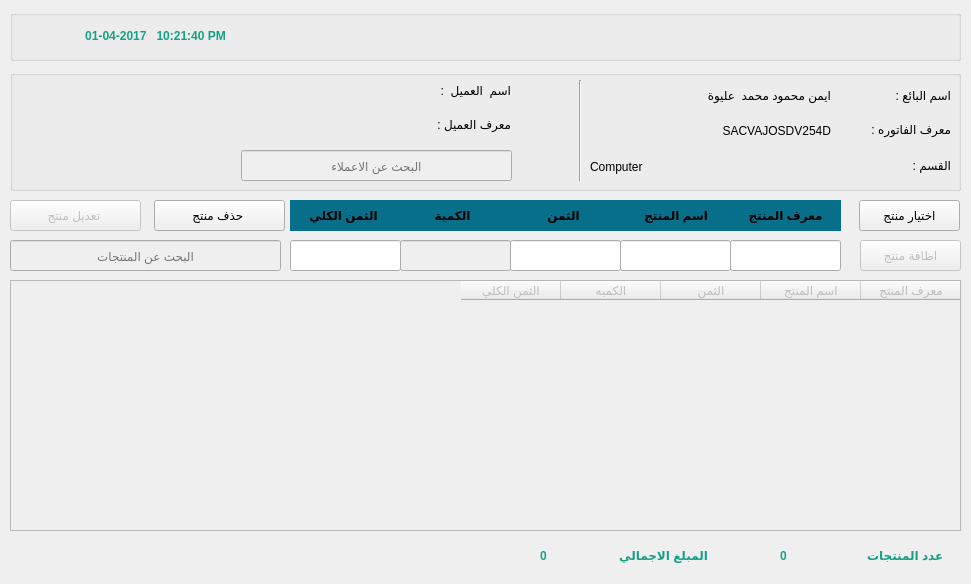
<?xml version="1.0" encoding="UTF-8"?>
<ui version="4.0">
 <class>sales</class>
 <widget class="QWidget" name="sales">
  <property name="geometry">
   <rect>
    <x>0</x>
    <y>0</y>
    <width>971</width>
    <height>584</height>
   </rect>
  </property>
  <property name="windowTitle">
   <string>ادارة المبيعات</string>
  </property>
  <property name="windowIcon">
   <iconset resource="../pathIcon.qrc">
    <normaloff>:/images/SalesAdministration.png</normaloff>:/images/SalesAdministration.png</iconset>
  </property>
  <property name="layoutDirection">
   <enum>Qt::RightToLeft</enum>
  </property>
  <property name="styleSheet">
   <string notr="true"/>
  </property>
  <property name="locale">
   <locale language="Arabic" country="SaudiArabia"/>
  </property>
  <widget class="QGroupBox" name="groupBox">
   <property name="geometry">
    <rect>
     <x>10</x>
     <y>10</y>
     <width>951</width>
     <height>51</height>
    </rect>
   </property>
   <property name="title">
    <string/>
   </property>
   <widget class="QLabel" name="labAddSales">
    <property name="geometry">
     <rect>
      <x>900</x>
      <y>10</y>
      <width>46</width>
      <height>31</height>
     </rect>
    </property>
    <property name="toolTip">
     <string>اظافة بيعه جديده</string>
    </property>
    <property name="text">
     <string/>
    </property>
    <property name="pixmap">
     <pixmap resource="../pathIcon.qrc">:/images/addSales.png</pixmap>
    </property>
    <property name="scaledContents">
     <bool>true</bool>
    </property>
   </widget>
   <widget class="QLabel" name="labSave">
    <property name="enabled">
     <bool>false</bool>
    </property>
    <property name="geometry">
     <rect>
      <x>844</x>
      <y>10</y>
      <width>46</width>
      <height>31</height>
     </rect>
    </property>
    <property name="toolTip">
     <string>حفظ البيعه</string>
    </property>
    <property name="text">
     <string/>
    </property>
    <property name="pixmap">
     <pixmap resource="../pathIcon.qrc">:/images/save.png</pixmap>
    </property>
    <property name="scaledContents">
     <bool>true</bool>
    </property>
   </widget>
   <widget class="QLabel" name="labPrint">
    <property name="enabled">
     <bool>false</bool>
    </property>
    <property name="geometry">
     <rect>
      <x>780</x>
      <y>10</y>
      <width>46</width>
      <height>31</height>
     </rect>
    </property>
    <property name="toolTip">
     <string>طباعة اتلفاتوره</string>
    </property>
    <property name="text">
     <string/>
    </property>
    <property name="pixmap">
     <pixmap resource="../pathIcon.qrc">:/images/printer.png</pixmap>
    </property>
    <property name="scaledContents">
     <bool>true</bool>
    </property>
   </widget>
   <widget class="QLabel" name="labCalc">
    <property name="geometry">
     <rect>
      <x>720</x>
      <y>10</y>
      <width>46</width>
      <height>31</height>
     </rect>
    </property>
    <property name="toolTip">
     <string>اله حاسبة</string>
    </property>
    <property name="text">
     <string/>
    </property>
    <property name="pixmap">
     <pixmap resource="../pathIcon.qrc">:/images/calculator.png</pixmap>
    </property>
    <property name="scaledContents">
     <bool>true</bool>
    </property>
   </widget>
  </widget>
  <widget class="QGroupBox" name="groupBox_2">
   <property name="geometry">
    <rect>
     <x>10</x>
     <y>70</y>
     <width>951</width>
     <height>121</height>
    </rect>
   </property>
   <property name="title">
    <string/>
   </property>
   <widget class="QLabel" name="label_5">
    <property name="geometry">
     <rect>
      <x>840</x>
      <y>10</y>
      <width>101</width>
      <height>31</height>
     </rect>
    </property>
    <property name="text">
     <string>اسم البائع : </string>
    </property>
   </widget>
   <widget class="QLabel" name="labNameSalse">
    <property name="geometry">
     <rect>
      <x>580</x>
      <y>10</y>
      <width>241</width>
      <height>31</height>
     </rect>
    </property>
    <property name="text">
     <string>ايمن محمود محمد  عليوة </string>
    </property>
    <property name="alignment">
     <set>Qt::AlignLeading|Qt::AlignLeft|Qt::AlignVCenter</set>
    </property>
   </widget>
   <widget class="QLabel" name="label_7">
    <property name="geometry">
     <rect>
      <x>840</x>
      <y>44</y>
      <width>101</width>
      <height>31</height>
     </rect>
    </property>
    <property name="text">
     <string>معرف الفاتوره :</string>
    </property>
   </widget>
   <widget class="QLabel" name="labBillID">
    <property name="geometry">
     <rect>
      <x>580</x>
      <y>45</y>
      <width>241</width>
      <height>31</height>
     </rect>
    </property>
    <property name="text">
     <string>SACVAJOSDV254D</string>
    </property>
    <property name="alignment">
     <set>Qt::AlignRight|Qt::AlignTrailing|Qt::AlignVCenter</set>
    </property>
   </widget>
   <widget class="QLabel" name="label_9">
    <property name="geometry">
     <rect>
      <x>840</x>
      <y>80</y>
      <width>101</width>
      <height>31</height>
     </rect>
    </property>
    <property name="text">
     <string>القسم :</string>
    </property>
   </widget>
   <widget class="QLabel" name="labNameSection">
    <property name="geometry">
     <rect>
      <x>580</x>
      <y>81</y>
      <width>241</width>
      <height>31</height>
     </rect>
    </property>
    <property name="text">
     <string>Computer</string>
    </property>
    <property name="alignment">
     <set>Qt::AlignLeading|Qt::AlignLeft|Qt::AlignVCenter</set>
    </property>
   </widget>
   <widget class="Line" name="line">
    <property name="geometry">
     <rect>
      <x>560</x>
      <y>10</y>
      <width>20</width>
      <height>101</height>
     </rect>
    </property>
    <property name="orientation">
     <enum>Qt::Vertical</enum>
    </property>
   </widget>
   <widget class="QLabel" name="labSelectCus">
    <property name="enabled">
     <bool>false</bool>
    </property>
    <property name="geometry">
     <rect>
      <x>20</x>
      <y>10</y>
      <width>141</width>
      <height>101</height>
     </rect>
    </property>
    <property name="toolTip">
     <string>اظافة عميل</string>
    </property>
    <property name="text">
     <string/>
    </property>
    <property name="pixmap">
     <pixmap resource="../pathIcon.qrc">:/images/UserDefault.png</pixmap>
    </property>
    <property name="scaledContents">
     <bool>true</bool>
    </property>
   </widget>
   <widget class="QLabel" name="labNameCus">
    <property name="geometry">
     <rect>
      <x>180</x>
      <y>5</y>
      <width>201</width>
      <height>31</height>
     </rect>
    </property>
    <property name="text">
     <string/>
    </property>
    <property name="alignment">
     <set>Qt::AlignLeading|Qt::AlignLeft|Qt::AlignVCenter</set>
    </property>
   </widget>
   <widget class="QLabel" name="label_15">
    <property name="geometry">
     <rect>
      <x>390</x>
      <y>5</y>
      <width>111</width>
      <height>31</height>
     </rect>
    </property>
    <property name="text">
     <string>اسم  العميل  : </string>
    </property>
   </widget>
   <widget class="QLabel" name="label_16">
    <property name="geometry">
     <rect>
      <x>390</x>
      <y>39</y>
      <width>111</width>
      <height>31</height>
     </rect>
    </property>
    <property name="text">
     <string>معرف العميل : </string>
    </property>
   </widget>
   <widget class="QLabel" name="labCusID">
    <property name="geometry">
     <rect>
      <x>180</x>
      <y>40</y>
      <width>201</width>
      <height>31</height>
     </rect>
    </property>
    <property name="text">
     <string/>
    </property>
    <property name="alignment">
     <set>Qt::AlignRight|Qt::AlignTrailing|Qt::AlignVCenter</set>
    </property>
   </widget>
  </widget>
  <widget class="QTableWidget" name="tableSales">
   <property name="enabled">
    <bool>false</bool>
   </property>
   <property name="geometry">
    <rect>
     <x>10</x>
     <y>280</y>
     <width>951</width>
     <height>251</height>
    </rect>
   </property>
   <column>
    <property name="text">
     <string>معرف المنتج</string>
    </property>
   </column>
   <column>
    <property name="text">
     <string>اسم المنتج</string>
    </property>
   </column>
   <column>
    <property name="text">
     <string>الثمن</string>
    </property>
   </column>
   <column>
    <property name="text">
     <string>الكميه</string>
    </property>
   </column>
   <column>
    <property name="text">
     <string>الثمن الكلي</string>
    </property>
   </column>
  </widget>
  <widget class="QPushButton" name="btnSelectItem">
   <property name="geometry">
    <rect>
     <x>859</x>
     <y>200</y>
     <width>101</width>
     <height>31</height>
    </rect>
   </property>
   <property name="text">
    <string>اختيار منتج</string>
   </property>
  </widget>
  <widget class="QPushButton" name="btnaddItem">
   <property name="enabled">
    <bool>false</bool>
   </property>
   <property name="geometry">
    <rect>
     <x>860</x>
     <y>240</y>
     <width>101</width>
     <height>31</height>
    </rect>
   </property>
   <property name="text">
    <string>اظافة منتج</string>
   </property>
  </widget>
  <widget class="QLabel" name="label_18">
   <property name="geometry">
    <rect>
     <x>730</x>
     <y>200</y>
     <width>111</width>
     <height>31</height>
    </rect>
   </property>
   <property name="styleSheet">
    <string notr="true">background:#076F8A;
font-weight:bold</string>
   </property>
   <property name="text">
    <string>معرف المنتج</string>
   </property>
   <property name="alignment">
    <set>Qt::AlignCenter</set>
   </property>
  </widget>
  <widget class="QLabel" name="label_19">
   <property name="geometry">
    <rect>
     <x>619</x>
     <y>200</y>
     <width>111</width>
     <height>31</height>
    </rect>
   </property>
   <property name="styleSheet">
    <string notr="true">background:#076F8A;
font-weight:bold</string>
   </property>
   <property name="text">
    <string>اسم المنتج </string>
   </property>
   <property name="alignment">
    <set>Qt::AlignCenter</set>
   </property>
  </widget>
  <widget class="QLabel" name="label_20">
   <property name="geometry">
    <rect>
     <x>397</x>
     <y>200</y>
     <width>111</width>
     <height>31</height>
    </rect>
   </property>
   <property name="styleSheet">
    <string notr="true">background:#076F8A;
font-weight:bold</string>
   </property>
   <property name="text">
    <string>الكمية</string>
   </property>
   <property name="alignment">
    <set>Qt::AlignCenter</set>
   </property>
  </widget>
  <widget class="QLabel" name="label_21">
   <property name="geometry">
    <rect>
     <x>508</x>
     <y>200</y>
     <width>111</width>
     <height>31</height>
    </rect>
   </property>
   <property name="styleSheet">
    <string notr="true">background:#076F8A;
font-weight:bold</string>
   </property>
   <property name="text">
    <string>الثمن</string>
   </property>
   <property name="alignment">
    <set>Qt::AlignCenter</set>
   </property>
  </widget>
  <widget class="QLabel" name="label_22">
   <property name="geometry">
    <rect>
     <x>290</x>
     <y>200</y>
     <width>107</width>
     <height>31</height>
    </rect>
   </property>
   <property name="styleSheet">
    <string notr="true">background:#076F8A;
font-weight:bold</string>
   </property>
   <property name="text">
    <string>الثمن الكلي</string>
   </property>
   <property name="alignment">
    <set>Qt::AlignCenter</set>
   </property>
  </widget>
  <widget class="QLineEdit" name="textItemID">
   <property name="enabled">
    <bool>true</bool>
   </property>
   <property name="geometry">
    <rect>
     <x>730</x>
     <y>240</y>
     <width>111</width>
     <height>31</height>
    </rect>
   </property>
   <property name="autoFillBackground">
    <bool>false</bool>
   </property>
   <property name="alignment">
    <set>Qt::AlignCenter</set>
   </property>
   <property name="readOnly">
    <bool>true</bool>
   </property>
  </widget>
  <widget class="QLineEdit" name="textItemName">
   <property name="enabled">
    <bool>true</bool>
   </property>
   <property name="geometry">
    <rect>
     <x>620</x>
     <y>240</y>
     <width>111</width>
     <height>31</height>
    </rect>
   </property>
   <property name="autoFillBackground">
    <bool>false</bool>
   </property>
   <property name="alignment">
    <set>Qt::AlignCenter</set>
   </property>
   <property name="readOnly">
    <bool>true</bool>
   </property>
  </widget>
  <widget class="QLineEdit" name="textQu">
   <property name="enabled">
    <bool>false</bool>
   </property>
   <property name="geometry">
    <rect>
     <x>400</x>
     <y>240</y>
     <width>111</width>
     <height>31</height>
    </rect>
   </property>
   <property name="autoFillBackground">
    <bool>false</bool>
   </property>
   <property name="alignment">
    <set>Qt::AlignCenter</set>
   </property>
  </widget>
  <widget class="QLineEdit" name="textItemPrice">
   <property name="enabled">
    <bool>true</bool>
   </property>
   <property name="geometry">
    <rect>
     <x>510</x>
     <y>240</y>
     <width>111</width>
     <height>31</height>
    </rect>
   </property>
   <property name="autoFillBackground">
    <bool>false</bool>
   </property>
   <property name="alignment">
    <set>Qt::AlignCenter</set>
   </property>
   <property name="readOnly">
    <bool>true</bool>
   </property>
  </widget>
  <widget class="QLineEdit" name="textTotalItem">
   <property name="enabled">
    <bool>true</bool>
   </property>
   <property name="geometry">
    <rect>
     <x>290</x>
     <y>240</y>
     <width>111</width>
     <height>31</height>
    </rect>
   </property>
   <property name="autoFillBackground">
    <bool>false</bool>
   </property>
   <property name="alignment">
    <set>Qt::AlignCenter</set>
   </property>
   <property name="readOnly">
    <bool>true</bool>
   </property>
  </widget>
  <widget class="QLabel" name="label_23">
   <property name="geometry">
    <rect>
     <x>850</x>
     <y>540</y>
     <width>107</width>
     <height>31</height>
    </rect>
   </property>
   <property name="styleSheet">
    <string notr="true">color:#16a085;
font-weight:bold;</string>
   </property>
   <property name="text">
    <string>عدد المنتجات </string>
   </property>
   <property name="alignment">
    <set>Qt::AlignCenter</set>
   </property>
  </widget>
  <widget class="QLabel" name="label_24">
   <property name="geometry">
    <rect>
     <x>730</x>
     <y>540</y>
     <width>107</width>
     <height>31</height>
    </rect>
   </property>
   <property name="styleSheet">
    <string notr="true">color:#16a085;
font-weight:bold;</string>
   </property>
   <property name="text">
    <string>0</string>
   </property>
   <property name="alignment">
    <set>Qt::AlignCenter</set>
   </property>
  </widget>
  <widget class="QLabel" name="label_25">
   <property name="geometry">
    <rect>
     <x>610</x>
     <y>540</y>
     <width>107</width>
     <height>31</height>
    </rect>
   </property>
   <property name="styleSheet">
    <string notr="true">color:#16a085;
font-weight:bold;</string>
   </property>
   <property name="text">
    <string>المبلغ الاجمالي</string>
   </property>
   <property name="alignment">
    <set>Qt::AlignCenter</set>
   </property>
  </widget>
  <widget class="QLabel" name="labTotalAll">
   <property name="geometry">
    <rect>
     <x>490</x>
     <y>540</y>
     <width>107</width>
     <height>31</height>
    </rect>
   </property>
   <property name="styleSheet">
    <string notr="true">color:#16a085;
font-weight:bold;</string>
   </property>
   <property name="text">
    <string>0</string>
   </property>
   <property name="alignment">
    <set>Qt::AlignCenter</set>
   </property>
  </widget>
  <widget class="QLabel" name="labTimeAndDay">
   <property name="geometry">
    <rect>
     <x>30</x>
     <y>20</y>
     <width>251</width>
     <height>31</height>
    </rect>
   </property>
   <property name="styleSheet">
    <string notr="true">color:#16a085;
font-weight:bold;</string>
   </property>
   <property name="text">
    <string>01-04-2017   10:21:40 PM</string>
   </property>
   <property name="alignment">
    <set>Qt::AlignCenter</set>
   </property>
  </widget>
  <widget class="QLineEdit" name="textSearchCustomer">
   <property name="enabled">
    <bool>false</bool>
   </property>
   <property name="geometry">
    <rect>
     <x>241</x>
     <y>150</y>
     <width>271</width>
     <height>31</height>
    </rect>
   </property>
   <property name="autoFillBackground">
    <bool>false</bool>
   </property>
   <property name="alignment">
    <set>Qt::AlignCenter</set>
   </property>
   <property name="placeholderText">
    <string>البحث عن الاعملاء</string>
   </property>
  </widget>
  <widget class="QLineEdit" name="textSearchItem">
   <property name="enabled">
    <bool>false</bool>
   </property>
   <property name="geometry">
    <rect>
     <x>10</x>
     <y>240</y>
     <width>271</width>
     <height>31</height>
    </rect>
   </property>
   <property name="autoFillBackground">
    <bool>false</bool>
   </property>
   <property name="alignment">
    <set>Qt::AlignCenter</set>
   </property>
   <property name="placeholderText">
    <string>البحث عن المنتجات</string>
   </property>
  </widget>
  <widget class="QPushButton" name="btnDeleteItem">
   <property name="geometry">
    <rect>
     <x>154</x>
     <y>200</y>
     <width>131</width>
     <height>31</height>
    </rect>
   </property>
   <property name="text">
    <string>حذف منتج </string>
   </property>
  </widget>
  <widget class="QPushButton" name="btnEditItem">
   <property name="enabled">
    <bool>false</bool>
   </property>
   <property name="geometry">
    <rect>
     <x>10</x>
     <y>200</y>
     <width>131</width>
     <height>31</height>
    </rect>
   </property>
   <property name="text">
    <string>تعديل منتج </string>
   </property>
  </widget>
 </widget>
 <resources>
  <include location="../pathIcon.qrc"/>
 </resources>
 <connections/>
</ui>
